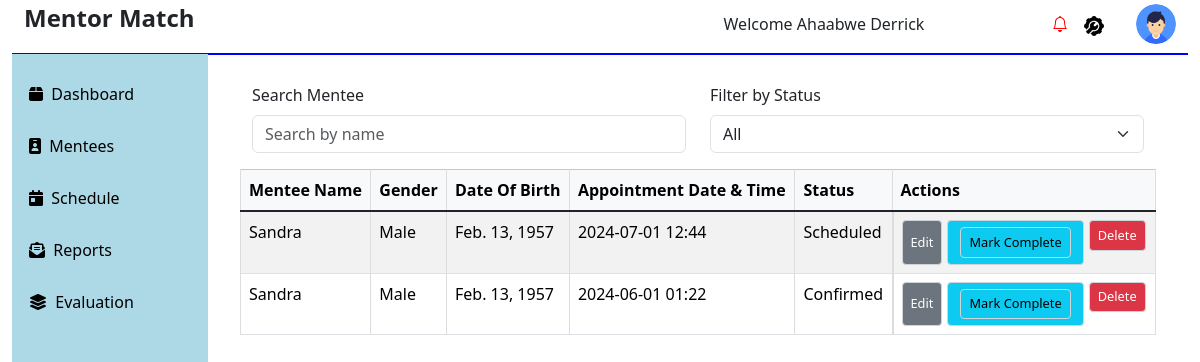
Page /schedule/ (signed in) on the earlier database version.
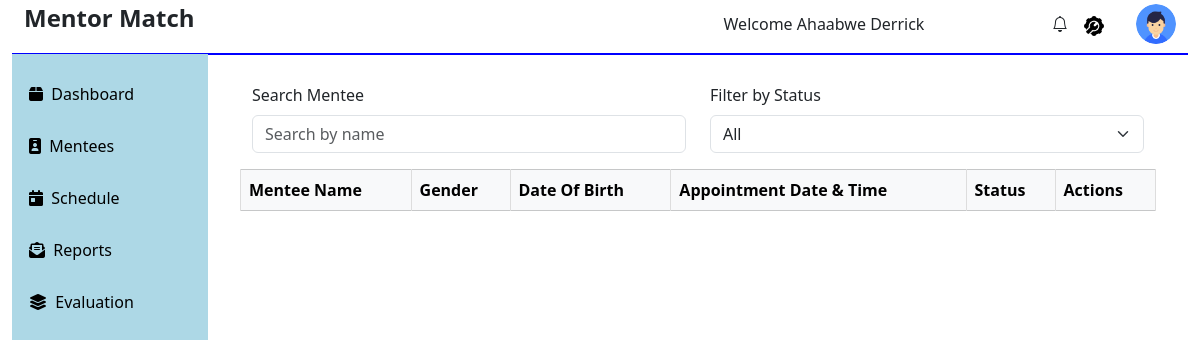
Same page on the later database version.
### admin_mentor_app/models.py (models this page shows)
class User(AbstractBaseUser, PermissionsMixin):
    first_name = models.CharField(max_length=100)
    last_name = models.CharField(max_length=100)
    email = models.EmailField(unique=True)
    gender = models.CharField(max_length=10)
    nationality = models.CharField(max_length=50)
    dob = models.DateField(null=True, blank=True)  # Allow null values
    password = models.CharField(max_length=100)
    telephone = models.CharField(max_length=15)
    bio = models.CharField(max_length=250, null=True)
    dob = models.DateField()
    address = models.CharField(max_length=255)  # Added max_length
    telephone = models.CharField(max_length=50)
    expertise = models.CharField(max_length=255, null=True, blank=True)
    availability = models.CharField(max_length=15, null=True, blank=True)
    role_choices = [
        ("1", "Admin"),
        ("2", "Mentor"),
        ("3", "Mentee"),
    ]
    role = models.CharField(max_length=1, choices=role_choices)
    profile_picture = models.ImageField(
        upload_to="profile_pictures/", blank=True, null=True
    )
    id = models.AutoField(primary_key=True)
    last_login = models.DateTimeField(default=timezone.now)  # Added field
    is_active = models.BooleanField(default=True)  # Added field
    is_staff = models.BooleanField(default=False)  # Added field
    USERNAME_FIELD = 'email'
    REQUIRED_FIELDS = ['first_name', 'last_name']  # Fields required for creating a user
    objects = CustomUserManager()
    USERNAME_FIELD = "email"
    REQUIRED_FIELDS = ["first_name", "last_name"]
    def __str__(self):
        return f"{self.first_name} {self.last_name}, {self.email}, {self.role}"

class Schedule(models.Model):
    mentor = models.ForeignKey(
        User, related_name="mentor_schedules", on_delete=models.CASCADE
    )
    mentee = models.ForeignKey(
        User, related_name="mentee_schedules", on_delete=models.CASCADE
    )
    session_date = models.DateTimeField()
    status_choices = [
        ("scheduled", "Scheduled"),
        ("confirmed", "Confirmed"),
        ("completed", "Completed"),
        ("canceled", "Canceled"),
    ]
    status = models.CharField(
        max_length=10, choices=status_choices, default="scheduled"
    )
    def __str__(self):
        return f"Schedule: {self.mentor} with {self.mentee} on {self.session_date}, status: {self.status}"

### admin_mentor_app/views.py (the view, shortened to what this page needs)
# urls.py: path("schedule/", views.schedule, name="schedule"),
@login_required
def schedule(request):
    if request.method == 'GET':
        loggedinmentor = request.user.id
        schedules = Schedule.objects.filter(mentor_id=loggedinmentor).select_related('mentee')
        schedule_list = [
            {
                'mentee': schedule.mentee,
                'schedule': schedule
            }
            for schedule in schedules
        ]
        print(schedule_list)
        return render(request, "admin_mentor_app/schedule/schedule.html", {'schedule_list': schedule_list})

### admin_mentor_app/context_processors.py (called while the page is built)
def global_data(request):
    users = User.objects.all()
    mentorship_matches = MentorshipMatch.objects.all()
    messages = Message.objects.all()
    notifications = Notification.objects.all()
    schedules = Schedule.objects.all()
    progress = Progress.objects.all()
    goals = Goals.objects.all()
    evaluations = Evaluation.objects.all()
    unread_notifications = Notification.objects.count()
    notifications = Notification.objects.all()
    return {
        'global_users': users,
        'global_mentorship_matches': mentorship_matches,
        'global_messages': messages,
        'global_notifications': notifications,
        'global_schedules': schedules,
        'global_progress': progress,
        'global_goals': goals,
        'global_evaluations': evaluations,
        'unread_notifications' : unread_notifications,
        'notifications':notifications
    }

### admin_mentor_app/templates/admin_mentor_app/schedule/schedule.html (shortened to what this page needs)
{% extends 'admin_mentor_app/fixed/base.html' %}
{% block content %}
</head>
<body>
    <div class="container table-container">
        <div class="row filter-container">
            <div class="col-md-6 mb-3">
                <label for="searchInput" class="form-label">Search Mentee</label>
                <input type="text" id="searchInput" class="form-control" placeholder="Search by name">
            </div>
            <div class="col-md-6 mb-3">
                <label for="statusFilter" class="form-label">Filter by Status</label>
                <select id="statusFilter" class="form-select">
                    <option value="all">All</option>
                </select>
            </div>
        <table class="table table-bordered table-hover">
            <thead class="table-light">
                <tr>
                    <th>Mentee Name</th>
                    <th>Gender</th>
                    <th>Date Of Birth</th>
                    <th>Appointment Date & Time</th>
                    <th>Status</th>
                    <th>Actions</th>
                </tr>
            </thead>
            <tbody>
                {% for schedule in schedule_list %}
                    <tr data-mentee_id_row="{{ schedule.mentee.id }}" data-schedule_id="{{ schedule.schedule.id }}" data-status="{{ schedule.schedule.status|lower }}">
                        <td>{{ schedule.mentee.first_name }} {{ schedule.last_name }}</td>
                        <td>{{ schedule.mentee.gender }}</td>
                        <td>{{ schedule.mentee.dob }}</td>
                        <td >{{ schedule.schedule.session_date|date:"Y-m-d H:i" }}</td>
                        <td >{{ schedule.schedule.status|title  }}</td>
                        <td class="action-btns">
                            {% if schedule.schedule.session_date  %}
                            <button type="button" class="btn btn-secondary btn-custom" data-bs-toggle="modal" data-bs-target="#scheduleModal" data-mentee-id="{{ schedule.mentee.id }}" data-mentee-name="{{ schedule.mentee.full_name }}">Edit</button>
                            <a href="{% url 'mark_complete' schedule.schedule.id %}" class="btn btn-info btn-custom">
                                <button type="button" class="btn btn-info btn-custom">Mark Complete</button>
                            </a>
                            {% else %}
                                <button type="button" class="btn btn-primary btn-custom" data-bs-toggle="modal" data-bs-target="#scheduleModal" data-mentee-id="{{ schedule.mentee.id }}" data-mentee-name="{{ schedule.mentee.full_name }}">Schedule</button>
                            {% endif %}
                            <form method="POST" action="{% url 'delete_appointment' schedule.schedule.id %}" style="display: inline;">
                                <button type="submit" class="btn btn-danger btn-custom">Delete</button>
                            </form>
                        </td>
                    </tr>
                {% endfor %}
            </tbody>
        </table>
    </div>
{% endblock %}

### admin_mentor_app/templates/admin_mentor_app/fixed/base.html (shortened to what the changed rows need)
{% load static %}
<!DOCTYPE html>
<html lang="en">
  <head>
    <link href="https://stackpath.bootstrapcdn.com/bootstrap/5.1.3/css/bootstrap.min.css" rel="stylesheet">
    <link
      rel="stylesheet"
      href="https://cdnjs.cloudflare.com/ajax/libs/font-awesome/6.1.2/css/all.min.css"
    />
    <link
      href="https://cdn.jsdelivr.net/npm/bootstrap@5.3.3/dist/css/bootstrap.min.css"
      rel="stylesheet"
    />
    <link
      href="https://cdnjs.cloudflare.com/ajax/libs/bootstrap-select/1.13.1/css/bootstrap-select.min.css"
      rel="stylesheet"
    />
    <link
      href="https://cdnjs.cloudflare.com/ajax/libs/bootstrap-icons/1.10.0/font/bootstrap-icons.min.css"
      rel="stylesheet"
    />
    <link
      rel="stylesheet"
      href="{% static 'admin_mentor_app/css/evaluation.css' %}"
    />
  </head>
  <body>
    <div class="container-fluid">
      <div class="container-fluid">
        <div class="row mt-1">
          <div class="col-md-6">
            <h2><strong>Mentor Match</strong></h2>
          </div>
          <div class="col-md-6">
            <div class="row g-3 justify-content-end align-items-center">
              <div class="col-auto ms-auto">
                <div class="text-end">
                  <div class="img-case">
                    <i
                      class="bi bi-bell"
                      style="{% if unread_notifications > 0 %} color:red;{% endif %}"
                      id="dropdownMenuButton"
                      data-bs-toggle="dropdown"
                      aria-expanded="false"
                    ></i>
                  </div>
                </div>
              </div>
            </div>
          </div>
        </div>
        <div class="row">
          <div class="col-10"  style="border-top: 2px solid blue;">
            <div class="container mt-2">
              {% block content %} {% endblock %}
            </div>
          </div>
        </div>
      </div>
    </div>
  </body>
</html>

Differences in the rows shown:
removed User: mentee.first_name "Sandra", mentee.gender "Male", mentee.dob "Feb. 13, 1957", schedule.session_date "2024-07-01 12:44", schedule.status "Scheduled", schedule.session_date "2024-06-01 01:22", schedule.status "Confirmed"
